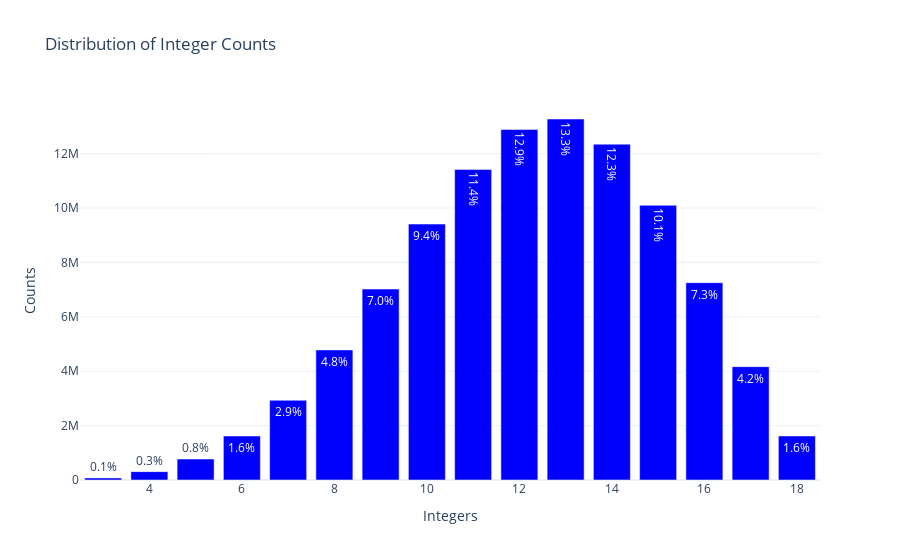

Notebook source saved alongside this figure:
### Code cell
DICE = 6
NUM_OF_DICE = 4
LOOPS = 100000000
THRESHOLDS = [6, 7, 8, 9, 10, 11, 12, 13, 14, 15, 16, 17, 18]

dice_range = np.arange(1, DICE+1)
dice_rolls = np.random.choice(dice_range, size=(LOOPS, NUM_OF_DICE))
stats = sum_largest_ignoring_minimum(dice_rolls)

print(f'Max Roll: 18 \nMin Roll: 3 \nAverage Roll: {np.mean(stats)}')
plot_int_distribution(stats)

### Figure 1 — Plotly figure (JSON) as saved in the notebook; plotly's stock layout.template omitted (floating-point values rounded to 4 significant figures)
{"data": [{"marker": {"color": "blue"}, "text": ["9.4%", "7.0%", "10.1%", "12.9%", "7.3%", "12.3%", "11.4%", "2.9%", "0.8%", "4.8%", "13.3%", "1.6%", "1.6%", "4.2%", "0.1%", "0.3%"], "textposition": "auto", "type": "bar", "x": [10, 9, 15, 12, 16, 14, 11, 7, 5, 8, 13, 18, 6, 17, 3, 4], "y": [9410595, 7022056, 10101791, 12889741, 7254849, 12349375, 11421641, 2932498, 771484, 4783420, 13274115, 1619104, 1617092, 4167293, 77111, 307835]}], "layout": {"autosize": true, "title": {"text": "Distribution of Integer Counts"}, "xaxis": {"autorange": true, "range": [2.5, 18.5], "title": {"text": "Integers"}, "type": "linear"}, "yaxis": {"autorange": true, "range": [0, 13970000.0], "title": {"text": "Counts"}, "type": "linear"}}}
